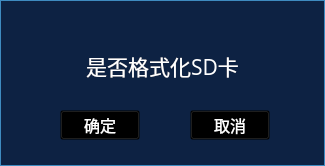
<?xml version="1.0" encoding="UTF-8"?>
<ui version="4.0">
 <class>hp_formatdialog</class>
 <widget class="QWidget" name="hp_formatdialog">
  <property name="geometry">
   <rect>
    <x>0</x>
    <y>0</y>
    <width>325</width>
    <height>166</height>
   </rect>
  </property>
  <property name="windowTitle">
   <string>Form</string>
  </property>
  <property name="styleSheet">
   <string notr="true"/>
  </property>
  <widget class="QFrame" name="frame">
   <property name="geometry">
    <rect>
     <x>0</x>
     <y>0</y>
     <width>325</width>
     <height>166</height>
    </rect>
   </property>
   <property name="styleSheet">
    <string notr="true">
QFrame{
background-color:rgb(13, 34, 67);
border :1px solid rgb(62, 139, 192);
}</string>
   </property>
   <property name="frameShape">
    <enum>QFrame::StyledPanel</enum>
   </property>
   <property name="frameShadow">
    <enum>QFrame::Raised</enum>
   </property>
   <widget class="QLabel" name="Text">
    <property name="geometry">
     <rect>
      <x>1</x>
      <y>40</y>
      <width>323</width>
      <height>51</height>
     </rect>
    </property>
    <property name="font">
     <font>
      <family>微软雅黑</family>
      <pointsize>16</pointsize>
     </font>
    </property>
    <property name="styleSheet">
     <string notr="true">color:white;border:nong;</string>
    </property>
    <property name="text">
     <string>是否格式化SD卡</string>
    </property>
    <property name="alignment">
     <set>Qt::AlignCenter</set>
    </property>
   </widget>
   <widget class="QToolButton" name="ToolButton_OK">
    <property name="geometry">
     <rect>
      <x>60</x>
      <y>110</y>
      <width>80</width>
      <height>30</height>
     </rect>
    </property>
    <property name="font">
     <font>
      <family>微软雅黑</family>
      <pointsize>12</pointsize>
     </font>
    </property>
    <property name="styleSheet">
     <string notr="true">QToolButton{
background:transparent;
border-image: url(:/res/label_Background_n.png);
color:white;}
QToolButton::pressed{
background:transparent;
border-image: url(:/res/label_Background_s.png);
color:white;}
QToolButton::focus{
background:transparent;
border-image: url(:/res/label_Background_s.png);
color:white;}</string>
    </property>
    <property name="text">
     <string>确定</string>
    </property>
   </widget>
   <widget class="QToolButton" name="ToolButton_Cancel">
    <property name="geometry">
     <rect>
      <x>190</x>
      <y>110</y>
      <width>80</width>
      <height>30</height>
     </rect>
    </property>
    <property name="font">
     <font>
      <family>微软雅黑</family>
      <pointsize>12</pointsize>
     </font>
    </property>
    <property name="styleSheet">
     <string notr="true">QToolButton{
background:transparent;
border-image: url(:/res/label_Background_n.png);
color:white;}
QToolButton::pressed{
background:transparent;
border-image: url(:/res/label_Background_s.png);
color:white;}
QToolButton::focus{
background:transparent;
border-image: url(:/res/label_Background_s.png);
color:white;}</string>
    </property>
    <property name="text">
     <string>取消</string>
    </property>
   </widget>
  </widget>
 </widget>
 <resources/>
 <connections/>
</ui>
